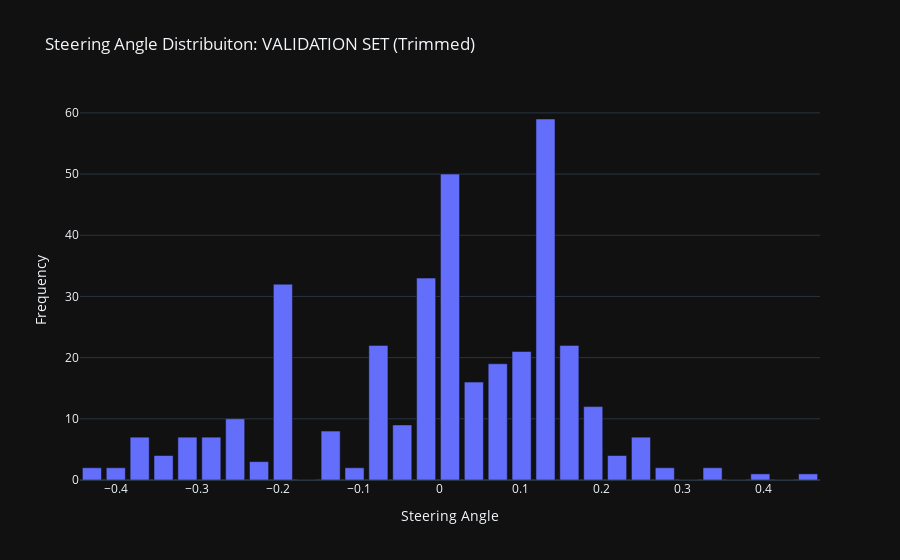

The cell this chart's notebook holds for it:
### Markdown cell above
### Balanced Histogram of the Validation Set

### Code cell
freq_val, _ = np.histogram(y_val, nbins_val) # we already have our bins created...  steerings steerings

fig = px.bar(x        = cbins_val, 
             y        = freq_val, 
             labels   = {'x' : 'Steering Angle', 'y' : 'Frequency'}, 
             title    = "Steering Angle Distribuiton: VALIDATION SET (Trimmed)",
             template ="plotly_dark")

fig.show()

### Figure 1 — Plotly figure (JSON) as saved in the notebook; plotly's stock layout.template omitted (floating-point values rounded to 4 significant figures)
{"data": [{"alignmentgroup": "True", "hovertemplate": "Steering Angle=%{x}<br>Frequency=%{y}<extra></extra>", "legendgroup": "", "marker": {"color": "#636efa", "pattern": {"shape": ""}}, "name": "", "offsetgroup": "", "orientation": "v", "showlegend": false, "textposition": "auto", "type": "bar", "x": [-0.4298, -0.4003, -0.3708, -0.3413, -0.3118, -0.2823, -0.2528, -0.2234, -0.1939, -0.1644, -0.1349, -0.1054, -0.07592, -0.04643, -0.01694, 0.01254, 0.04203, 0.07152, 0.101, 0.1305, 0.16, 0.1895, 0.219, 0.2484, 0.2779, 0.3074, 0.3369, 0.3664, 0.3959, 0.4254, 0.4548], "xaxis": "x", "y": [2, 2, 7, 4, 7, 7, 10, 3, 32, 0, 8, 2, 22, 9, 33, 50, 16, 19, 21, 59, 22, 12, 4, 7, 2, 0, 2, 0, 1, 0, 1], "yaxis": "y"}], "layout": {"barmode": "relative", "legend": {"tracegroupgap": 0}, "title": {"text": "Steering Angle Distribuiton: VALIDATION SET (Trimmed)"}, "xaxis": {"anchor": "y", "domain": [0, 1], "title": {"text": "Steering Angle"}}, "yaxis": {"anchor": "x", "domain": [0, 1], "title": {"text": "Frequency"}}}}
